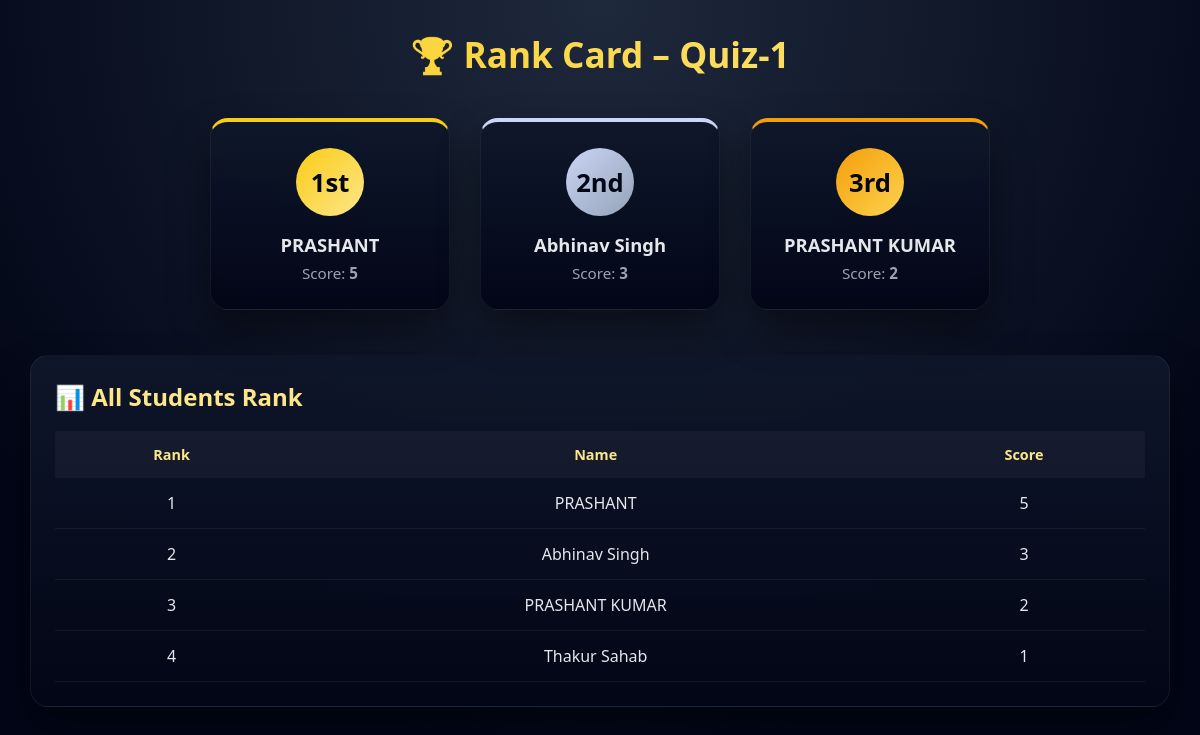
Page /quiz/1/rank/ on the committed database.
### app/models.py (models this page shows, shortened)
class Quiz(models.Model):
    teacher = models.ForeignKey(settings.AUTH_USER_MODEL, on_delete=models.CASCADE)
    title = models.CharField(max_length=200)
    subject = models.CharField(max_length=100)
    description = models.TextField(blank=True, null=True)
    quiz_code = models.UUIDField(default=uuid.uuid4, unique=True, editable=False)
    time_limit = models.IntegerField(help_text="Time in minutes", null=True, blank=True)
    created_at = models.DateTimeField(auto_now_add=True)
    password = models.CharField(max_length=50, blank=True, null=True)
    num_of_qus = models.IntegerField()
    review_on = models.BooleanField(default=False)

class QuizAttempt(models.Model):
    quiz = models.ForeignKey(Quiz, on_delete=models.CASCADE, related_name='attempts')
    student_name = models.CharField(max_length=100)
    email = models.EmailField()
    roll_number = models.CharField(max_length=20)
    started_at = models.DateTimeField(auto_now_add=True)
    end_time = models.DateTimeField(null=True, blank=True)
    completed_at = models.DateTimeField(null=True, blank=True)
    score = models.IntegerField(null=True, blank=True)
    class Meta:
        unique_together = ['quiz', 'email']

### app/views.py (the view)
# urls.py: path('quiz/<int:quiz_id>/rank/', views.quiz_rank_card, name='quiz_rank'),
def quiz_rank_card(request, quiz_id):
    quiz = get_object_or_404(Quiz, id=quiz_id)
    attempts = QuizAttempt.objects.filter(
        quiz=quiz,
        completed_at__isnull=False
    ).order_by('-score', 'completed_at')
    ranked_students = []
    rank = 0
    last_score = None
    for index, attempt in enumerate(attempts):
        if attempt.score != last_score:
            rank = index + 1
        ranked_students.append({
            'rank': rank,
            'name': attempt.student_name,  # ✅ FIXED
            'score': attempt.score
        })
        last_score = attempt.score
    top_3 = ranked_students[:3]
    return render(request, 'app/rank_card.html', {
        'quiz': quiz,
        'top_3': top_3,
        'all_ranks': ranked_students
    })

### templates/app/rank_card.html (shortened to what this page needs)
{% load static %}
<!DOCTYPE html>
<html lang="en">
<head>
    <link rel="stylesheet" href="{% static 'css/rank_card.css' %}">
</head>
<body>
<div class="container">
    <h1 class="page-title">🏆 Rank Card – {{ quiz.title }}</h1>
    <div class="cards">
        {% for s in top_3 %}
        <div class="card
            {% if s.rank == 1 %}gold
            {% elif s.rank == 2 %}silver
            {% else %}bronze{% endif %}">
            <div class="rank-badge">
                {{ s.rank }}{% if s.rank == 1 %}st{% elif s.rank == 2 %}nd{% else %}rd{% endif %}
            </div>
            <h3 class="student-name">{{ s.name }}</h3>
            <p class="score">Score: <strong>{{ s.score }}</strong></p>
        </div>
        {% endfor %}
    </div>
    <div class="table-wrapper">
        <h2 class="section-title">📊 All Students Rank</h2>
        <table>
            <thead>
                <tr>
                    <th>Rank</th>
                    <th>Name</th>
                    <th>Score</th>
                </tr>
            </thead>
            <tbody>
                {% for r in all_ranks %}
                <tr>
                    <td>{{ r.rank }}</td>
                    <td>{{ r.name }}</td>
                    <td>{{ r.score }}</td>
                </tr>
                {% endfor %}
            </tbody>
        </table>
    </div>
</div>
</body>
</html>

### static/css/rank_card.css (style rules this page uses)
* { margin: 0; padding: 0; box-sizing: border-box; font-family: 'Segoe UI', system-ui, sans-serif; }
html, body { height: 100%; }
body { min-height: 100vh; background: radial-gradient(circle at top, #1e293b, #020617 75%); color: #e5e7eb; padding: 30px; }
.container { max-width: 1200px; margin: auto; animation: fadeIn 0.45s ease; }
.page-title { text-align: center; font-size: 2.2rem; font-weight: 900; margin-bottom: 40px; background: linear-gradient(90deg, #facc15, #fde68a); -webkit-background-clip: text; -webkit-text-fill-color: transparent; }
.section-title { font-size: 1.5rem; font-weight: 800; margin-bottom: 18px; color: #fde68a; }
.cards { display: flex; justify-content: center; gap: 30px; flex-wrap: wrap; margin-bottom: 45px; }
.card { width: 240px; padding: 26px 22px; text-align: center; border-radius: 18px; background: linear-gradient( 180deg, rgba(15, 23, 42, 0.95), rgba(2, 6, 23, 0.98) ); border: 1px solid rgba(255,255,255,0.06); box-shadow: 0 20px 40px rgba(0,0,0,0.45); transition: all 0.3s ease; }
.rank-badge { width: 68px; height: 68px; margin: 0 auto 16px; border-radius: 50%; font-size: 1.6rem; font-weight: 900; display: flex; align-items: center; justify-content: center; color: #020617; }
.gold { border-top: 4px solid #facc15; }
.gold .rank-badge { background: linear-gradient(135deg, #facc15, #fde68a); }
.silver { border-top: 4px solid #cbd5f5; }
.silver .rank-badge { background: linear-gradient(135deg, #cbd5f5, #94a3b8); }
.bronze { border-top: 4px solid #f59e0b; }
.bronze .rank-badge { background: linear-gradient(135deg, #f59e0b, #fcd34d); }
.student-name { font-size: 1.15rem; font-weight: 800; margin-bottom: 6px; }
.score { font-size: 0.95rem; color: #9ca3af; }
.table-wrapper { background: linear-gradient( 180deg, rgba(15, 23, 42, 0.95), rgba(2, 6, 23, 0.98) ); border-radius: 18px; padding: 24px; border: 1px solid rgba(255,255,255,0.06); box-shadow: 0 20px 40px rgba(0,0,0,0.45); overflow-x: auto; }
table { width: 100%; border-collapse: collapse; }
thead { background: rgba(255,255,255,0.04); }
th, td { padding: 14px; text-align: center; }
th { font-weight: 800; color: #fde68a; font-size: 0.9rem; }
tbody tr { border-bottom: 1px solid rgba(255,255,255,0.06); }

### rows in the picture
Quiz: title "Quiz-1"
QuizAttempt: name "PRASHANT", name "PRASHANT"
QuizAttempt: name "Abhinav Singh", name "Abhinav Singh"
QuizAttempt: name "PRASHANT KUMAR", name "PRASHANT KUMAR"
QuizAttempt: name "Thakur Sahab"

### other values in the picture
{{ s.rank }} "1" "2" "3"
{{ s.score }} "5" "3" "2"
{{ r.rank }} "1" "2" "3" "4"
{{ r.score }} "5" "3" "2" "1"
